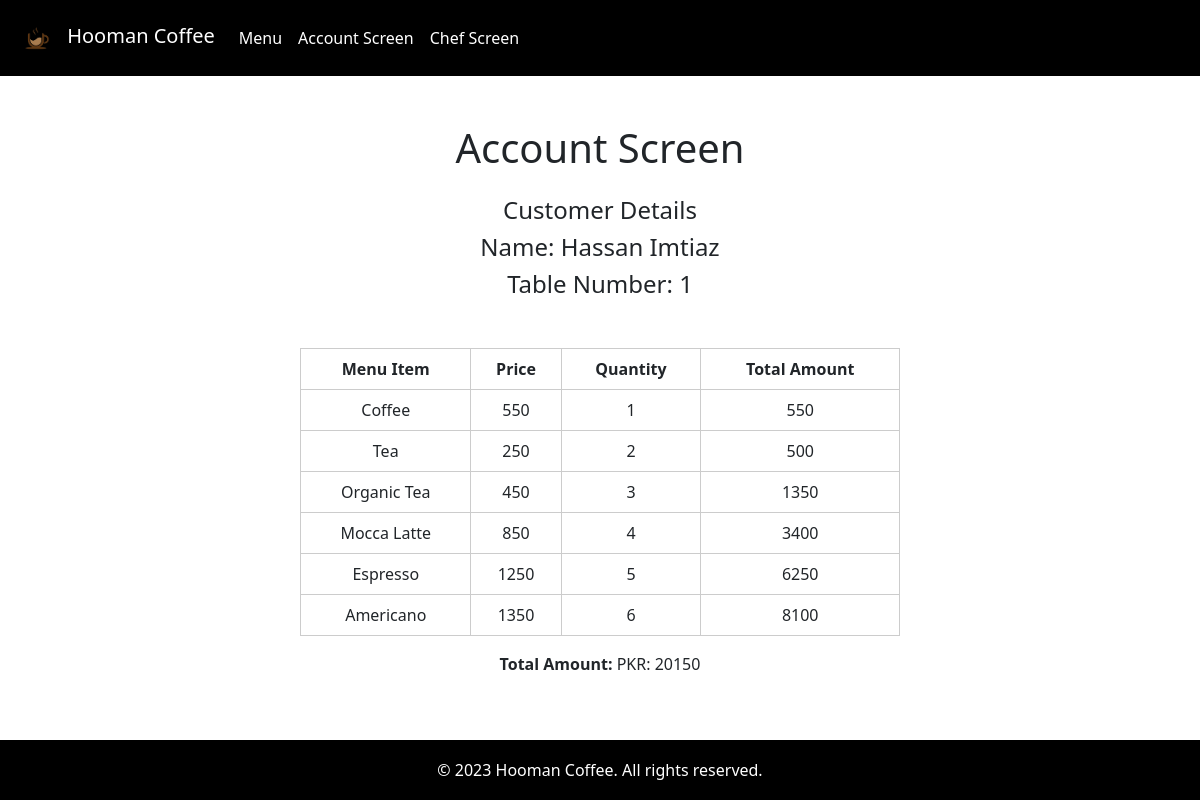
Page /accountScreen.php on the committed database.
### tables this page shows
CREATE TABLE `firstname` (
  `fId` int(11) NOT NULL,
  `fName` text NOT NULL
);

CREATE TABLE `lastname` (
  `lId` int(11) NOT NULL,
  `lName` text NOT NULL
);

CREATE TABLE `tablenumber` (
  `tableId` int(11) NOT NULL,
  `tableNumber` int(11) NOT NULL
);

CREATE TABLE `menuitem` (
  `itemId` int(11) NOT NULL,
  `itemName` text NOT NULL
);

CREATE TABLE `itemprice` (
  `priceId` int(11) NOT NULL,
  `itemPrice` int(11) NOT NULL
);

CREATE TABLE `itemqty` (
  `qtyId` int(11) NOT NULL,
  `itemQuantity` int(11) NOT NULL
);

CREATE TABLE `menutotalamount` (
  `totalAmountId` int(11) NOT NULL,
  `totalAmount` int(11) NOT NULL
);

### accountScreen.php (the view, shortened to what this page needs)
<!DOCTYPE html>
<html lang="en">
<head>
    <link rel="stylesheet" href="style.css" />
    <link href="https://cdn.jsdelivr.net/npm/bootstrap@5.3.0/dist/css/bootstrap.min.css" rel="stylesheet" />
</head>
<body>
<section>
    <nav class="navbar navbar-expand-lg navbar-dark bg-black">
        <div class="container-fluid">
            <a class="navbar-brand" href="index.php">
                <img src="img/clogo.png" width="50" height="50" alt="Logo" class="navbar-logo">
                Hooman Coffee
            </a>
            <div class="collapse navbar-collapse" id="navbarSupportedContent">
                <ul class="navbar-nav me-auto mb-2 mb-lg-0">
                    <li class="nav-item">
                        <a class="nav-link active" aria-current="page" href="index.php">Menu</a>
                    </li>
                    <li class="nav-item">
                        <a class="nav-link active" href="accountScreen.php">Account Screen</a>
                    </li>
                    <li class="nav-item">
                        <a class="nav-link active" href="chefScreen.php">Chef Screen</a>
                    </li>
                </ul>
            </div>
        </div>
    </nav>
</section>
    <section>
        <br>
        <br>
        <h1 align=center>Account Screen</h1>
        <?php
        $retrieveConnection = new mysqli("localhost", "root", "", "coffee");
        $retrieveData1 = "SELECT * FROM firstname";
        $retrieveData2 = "SELECT * FROM lastname";
        $retrieveData3 = "SELECT * FROM tablenumber";
        $retrieveData4 = "SELECT * FROM menuitem";
        $retrieveData5 = "SELECT * FROM itemprice";
        $retrieveData6 = "SELECT * FROM itemqty";
        $retrieveData7 = "SELECT * FROM menutotalamount";
        $db1 = $retrieveConnection->query($retrieveData1);
        $db2 = $retrieveConnection->query($retrieveData2);
        $db3 = $retrieveConnection->query($retrieveData3);
        $db4 = $retrieveConnection->query($retrieveData4);
        $db5 = $retrieveConnection->query($retrieveData5);
        $db6 = $retrieveConnection->query($retrieveData6);
        $db7 = $retrieveConnection->query($retrieveData7);
        $rows1 = $db1->fetch_all(MYSQLI_ASSOC);
        $rows2 = $db2->fetch_all(MYSQLI_ASSOC);
        $rows3 = $db3->fetch_all(MYSQLI_ASSOC);
        $rows4 = $db4->fetch_all(MYSQLI_ASSOC);
        $rows5 = $db5->fetch_all(MYSQLI_ASSOC);
        $rows6 = $db6->fetch_all(MYSQLI_ASSOC);
        $rows7 = $db7->fetch_all(MYSQLI_ASSOC);
        echo '<div class="container my-4" align=center>';
        echo '  <div>';
        echo '    <h4>Customer Details</h4>';
        echo '    <div align=center>';
        echo "      <h4> Name: " . $rows1[0]['fName'] . ' ' . $rows2[0]['lName'] . "</h4>";
        echo '    </div>';
        echo '    <div align=center>';
        echo "      <h4>Table Number: " . $rows3[0]['tableNumber'] . "</h4>";
        echo '    </div>';
        echo '  </div>';
        echo '</div>';
        echo "<div class=\"table-container\">";
        echo "<table class='table'>";
        echo "<tr>";
        echo "<th>Menu Item</th>";
        echo "<th>Price</th>";
        echo "<th>Quantity</th>";
        echo "<th>Total Amount</th>";
        echo "</tr>";
        $totalAmount = 0;
        for ($i = 0; $i < count($rows4); $i++) {
            echo "<tr>";
            echo "<td>" . $rows4[$i]['itemName'] . "</td>";
            echo "<td>" . $rows5[$i]['itemPrice'] . "</td>";
            echo "<td>" . $rows6[$i]['itemQuantity'] . "</td>";
            $totalAmount += $rows7[$i]['totalAmount'];
            echo "<td>" . $rows7[$i]['totalAmount'] . "</td>";
            echo "</tr>";
        }
        echo "</table>";
        echo "</div>";
        echo " <center>";
        echo "<p> <b>Total Amount:</b> <span>PKR: $totalAmount</span></p>";
        echo " </center>";
        ?>
    </section>
    <section>
        <footer class="footer">
            <div class="container">
                <div class="row">
                    <div class="col-12 text-center">
                        <p>&copy; 2023 Hooman Coffee. All rights reserved.</p>
                    </div>
                </div>
            </div>
        </footer>
    </section>
</body>
</html>

### style.css (style rules this page uses)
body { background-color: rgb(0, 5, 5); margin-bottom: 60px; }
.navbar { background-color: #000000; }
.navbar .navbar-brand { color: #ffffff; }
.navbar .navbar-nav .nav-link { color: #ffffff; }
.table-container { display: flex; justify-content: center; align-items: center; margin-top: 50px; }
.table { width: 100%; max-width: 600px; border-collapse: collapse; }
.table th, .table td { padding: 10px; text-align: center; border: 1px solid #ccc; }
.table th { background-color: #f2f2f2; font-weight: bold; }
.footer { position: fixed; left: 0; bottom: 0; width: 100%; height: 60px; background-color: #000000; color: white; }
.footer p { line-height: 60px; margin: 0; text-align: center; }

### rows in the picture
firstname: fName "Hassan"
lastname: lName "Imtiaz"
tablenumber: tableNumber "1"
menuitem: itemName "Coffee"
itemprice: itemPrice "550"
itemqty: itemQuantity "1"
menutotalamount: totalAmount "550"
menuitem: itemName "Tea"
itemprice: itemPrice "250"
itemqty: itemQuantity "2"
menutotalamount: totalAmount "500"
menuitem: itemName "Organic Tea"
itemprice: itemPrice "450"
itemqty: itemQuantity "3"
menutotalamount: totalAmount "1350"
menuitem: itemName "Mocca Latte"
itemprice: itemPrice "850"
itemqty: itemQuantity "4"
menutotalamount: totalAmount "3400"
menuitem: itemName "Espresso"
itemprice: itemPrice "1250"
itemqty: itemQuantity "5"
menutotalamount: totalAmount "6250"
menuitem: itemName "Americano"
itemprice: itemPrice "1350"
itemqty: itemQuantity "6"
menutotalamount: totalAmount "8100"

### other values in the picture
$totalAmount "20150"
